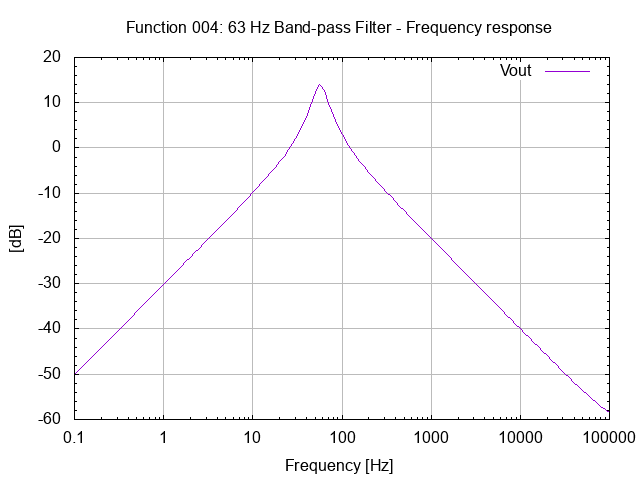

The script that saved this image:
# setup terminal
set term png

# setup graph
set output "26.004.00.00.01.png"
set title "Function 004: 63 Hz Band-pass Filter - Frequency response"

# setup Y-axis
set grid ytics lt 1 lw 1 lc rgb "#bbbbbb"
set mytics
set ylabel "[dB]"

#setup X-axis
set logscale x 10
set grid xtics lt 1 lw 1 lc rgb "#bbbbbb"
set xlabel "Frequency [Hz]"

# setup plot style
set style data lines
plot '26.004.00.00.01.dat' using 1:2 title "Vout"

# set output back to default
set output

# reset terminal type
set terminal pop
